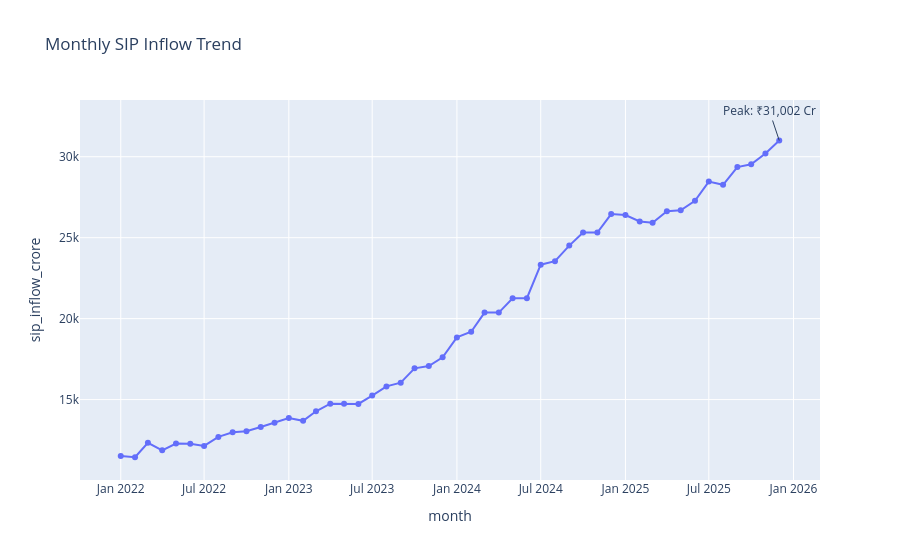

Source (notebook cell):
### Code cell
sip_df["month"] = pd.to_datetime(
    sip_df["month"]
)

peak = sip_df.loc[
    sip_df["sip_inflow_crore"].idxmax()
]

fig = px.line(
    sip_df,
    x="month",
    y="sip_inflow_crore",
    markers=True,
    title="Monthly SIP Inflow Trend"
)

fig.add_annotation(
    x=peak["month"],
    y=peak["sip_inflow_crore"],
    text=f"Peak: ₹{peak['sip_inflow_crore']:,} Cr"
)

fig.show()
